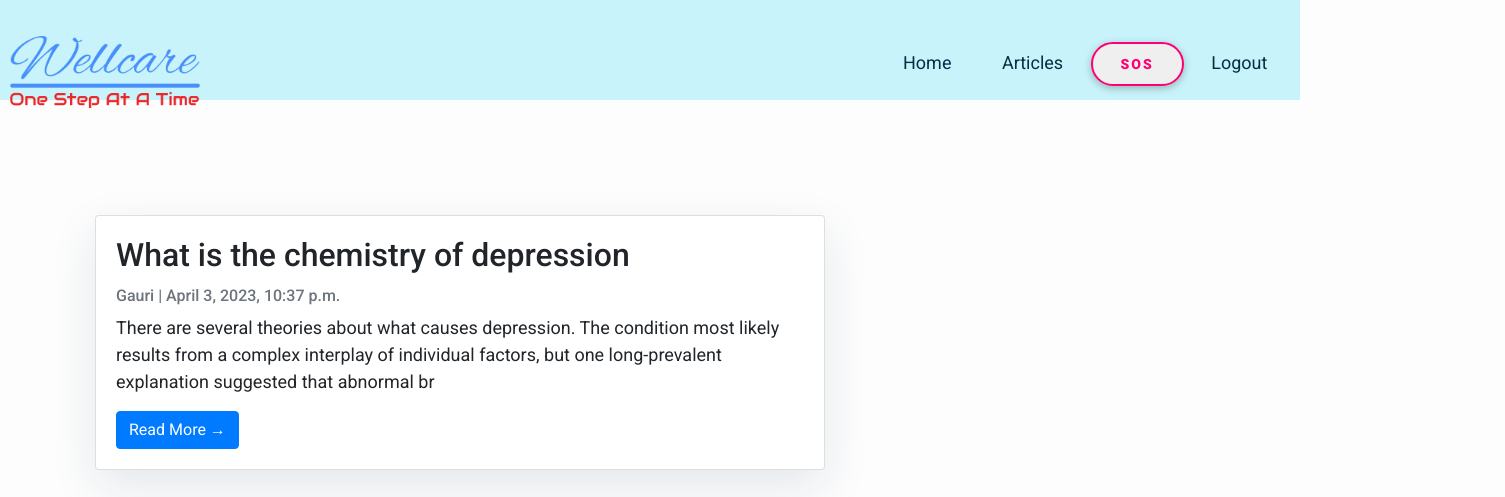
Screenshot of /blog/ with the database file from the repository.
### blog/models.py (models this page shows, shortened)
class Post(models.Model):
    title = models.CharField(max_length=200, unique=True)
    slug = models.SlugField(max_length=200, unique=True)
    author = models.ForeignKey(User, on_delete= models.CASCADE,related_name='blog_posts')
    updated_on = models.DateTimeField(auto_now= True)
    content = models.TextField()
    created_on = models.DateTimeField(auto_now_add=True)
    status = models.IntegerField(choices=STATUS, default=0)
    class Meta:
        ordering = ['-created_on']

### blog/views.py (the view)
# urls.py: path('', views.PostList.as_view(), name='blog_home'),
class PostList(generic.ListView):
    queryset = Post.objects.filter(status=1).order_by('-created_on')
    template_name = 'blog_index.html'

### templates/blog_index.html (shortened to what this page needs)
{% extends "blog_base.html" %}
{% block content %}
{% load static %}
<div class="container2">
    <div class="navbar2">
        <img src="{% static 'logo.png' %}" class="logo">
            <nav>
                <ul>
                    <li><a href="afterlogin.html">Home</a></li>
                    <li><a href="blog_index.html">Articles</a></li>
                    <button class="button1" onclick="sos()"> SOS</button>
                    <li><a href="login.html">Logout</a></li>
                </ul>
            </nav>
    </div>
<div class="container">
    <div class="row">
        <div class="col-md-8 mt-3 left">
            {% for post in post_list %}
            <div class="card mb-4">
                <div class="card-body">
                    <h2 class="card-title">{{ post.title }}</h2>
                    <p class="card-text text-muted h6">{{ post.author }} | {{ post.created_on}} </p>
                    <p class="card-text">{{post.content|slice:":200" }}</p>
                    <a href="{% url 'blog_post_detail' post.slug  %}" class="btn btn-primary">Read More &rarr;</a>
                </div>
            </div>
            {% endfor %}
        </div>
    </div>
</div>
</div>
{%endblock%}

### templates/blog_base.html (shortened to what this page needs)
<!DOCTYPE html>
<html>
    <head>
        <link rel="stylesheet" href="https://maxcdn.bootstrapcdn.com/bootstrap/4.0.0/css/bootstrap.min.css"
 />
    </head>
    <body>
        {% block content %}{% endblock content %}
    </body>
</html>

### templates/blog_base.html (style rules this page uses)
body { font-family: "Roboto", sans-serif; font-size: 17px; background-color: #fdfdfd; }

### templates/blog_index.html (style rules this page uses)
body { font-family: "Roboto", sans-serif; font-size: 18px; background-color: #fdfdfd; }
.container { margin-top:55px; }
.card { box-shadow: 0 16px 48px #E3E7EB; }
.container2 { height: 100px; width: 1300px; border: none; background-color: #c8f3fa; align-items: center; }
.navbar2 { width: 115%; height: 18vh; margin:auto; display: flex; align-items: center; font-size: large; }
.logo { width: 200px; cursor: pointer; padding-left: 10px; }
nav { flex:1.5; padding-left: 440px; }
nav ul li { display: inline-block; list-style: none; margin: 0px 23px; }
nav ul li a { text-decoration: none; color: #023047; }
.button1 { font-size: 14px; letter-spacing: 2px; text-transform: uppercase; display: inline-block; text-align: center; font-weight: bold; padding: 0.7em 2em; border: 2px solid #FF0072; border-radius: 22px; position: relative; box-shadow: 0 2px 10px rgba(0, 0, 0, 0.16), 0 3px 6px rgba(0, 0, 0, 0.1); color: #FF0072; text-decoration: none; transition: 0.3s ease all; z-index: 1; font-weight: 1000; }
.button1:before { transition: 0.5s all ease; position: absolute; top: 0; left: 50%; right: 50%; bottom: 0; opacity: 0; content: ''; background-color: #FF0072; z-index: -1; border-radius: 22px; }

### rows the page displays
Post: title "What is the chemistry of depression", author "Gauri", created_on "April 3, 2023, 10:37 p.m.", content "There are several theories about what causes depression. The condition most likely results from a complex interplay of individual factors, but one long-prevalent explanation suggested that abnormal br"
